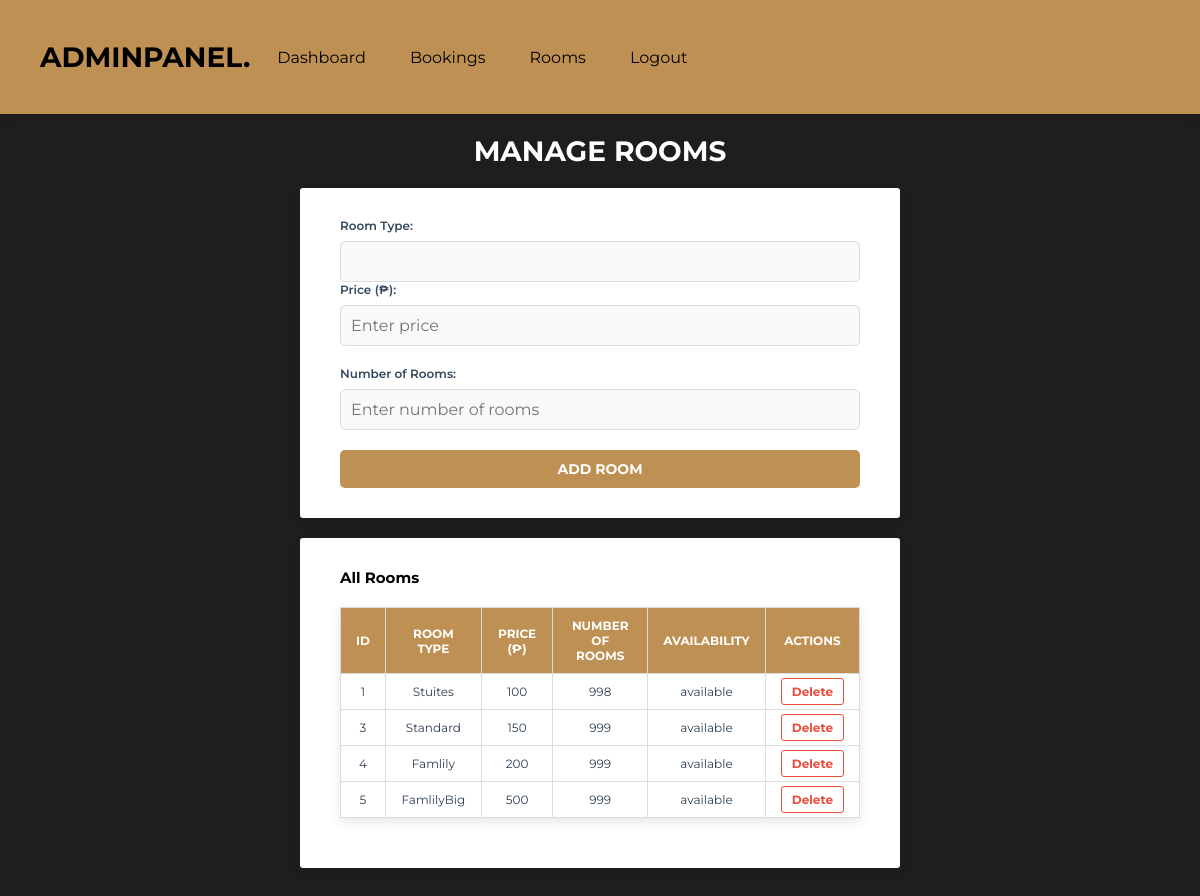
The page /add_room.php on the database as committed earlier.
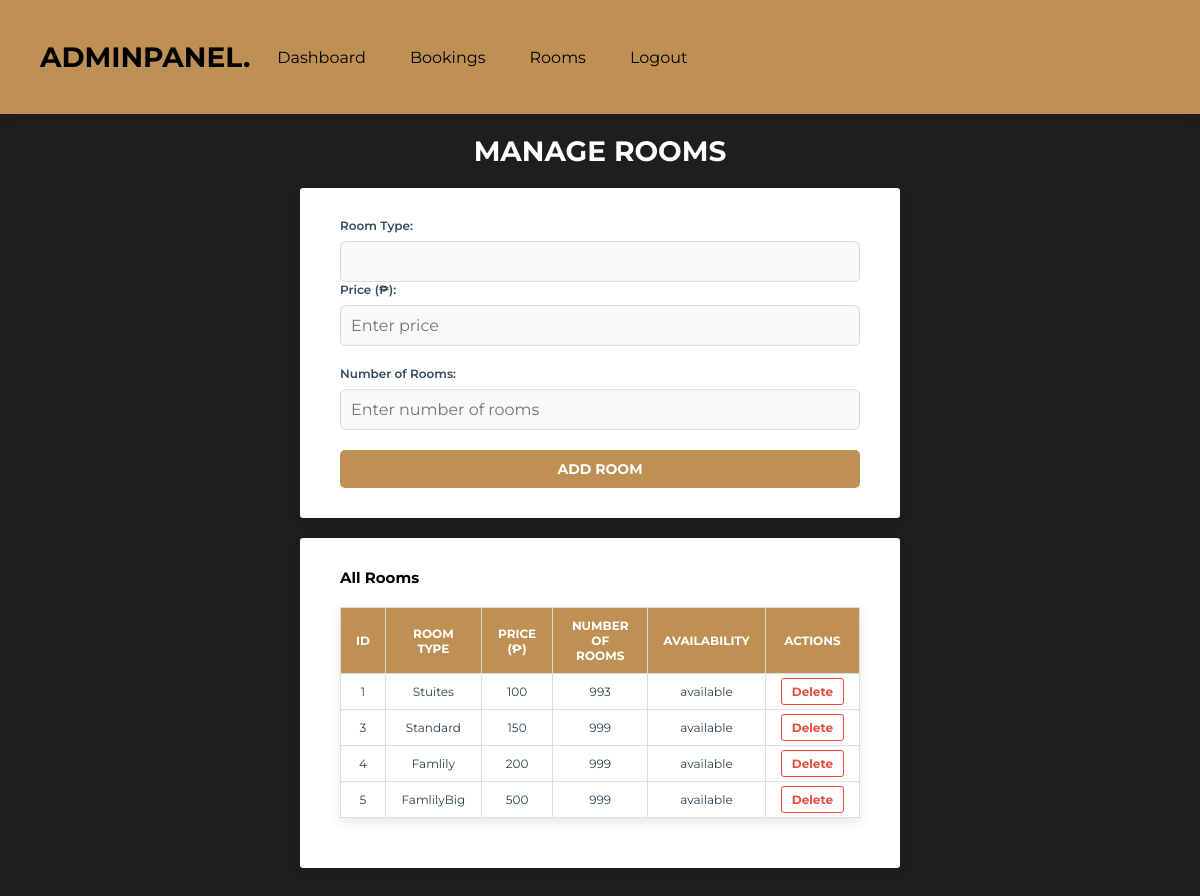
The same page on the database as committed later.
### tables this page shows
CREATE TABLE `rooms` (
  `id` int(11) NOT NULL,
  `room_type` varchar(11) NOT NULL,
  `price` int(11) NOT NULL,
  `availability_status` varchar(11) NOT NULL,
  `number_of_rooms` int(11) NOT NULL
);

### add_room.php (the view, shortened to what this page needs)
<?php
include 'components/connect.php';
$sql = "SELECT * FROM rooms";
$result = $conn->query($sql);
?>
<!DOCTYPE html>
<html lang="en">
<head>
   <link rel="stylesheet" href="https://cdnjs.cloudflare.com/ajax/libs/font-awesome/6.2.0/css/all.min.css">
   <link rel="stylesheet" href="css/admin_style.css">
</head>
<body>
<?php include 'admin_header.php'; ?>
<section class="grid1">
    <h1 class="heading1">Manage Rooms</h1>
    <div class="box-container1">
        <form method="post" action="add_room.php">
            <div class="form-group">
                <label for="room_type">Room Type:</label>
                <input type="text" id="room_type" name="room_type" class="input-box1" required>
            </div>
            <div class="form-group1">
                <label for="price">Price (₱):</label>
                <input type="text" id="price" name="price" class="input-box1" min="0" step="50" placeholder="Enter price" required>
            </div>
            <div class="form-group1">
                <label for="number_of_rooms">Number of Rooms:</label>
                <input type="text" id="number_of_rooms" name="number_of_rooms" class="input-box1" min="1" max="50" step="1" placeholder="Enter number of rooms" required>
            </div>
            <button type="submit" class="btn1">Add Room</button>
        </form>
    </div>
    <div class="box-container1">
        <h2>All Rooms</h2>
        <table border="1" class="room-table">
            <thead>
                <tr>
                    <th>ID</th>
                    <th>Room Type</th>
                    <th>Price (₱)</th>
                    <th>Number of Rooms</th>
                    <th>Availability</th>
                    <th>Actions</th>
                </tr>
            </thead>
            <tbody>
                <?php
                if ($result->num_rows > 0) {
                    while ($row = $result->fetch_assoc()) {
                        echo "<tr>
                                <td>{$row['id']}</td>
                                <td>{$row['room_type']}</td>
                                <td>{$row['price']}</td>
                                <td>{$row['number_of_rooms']}</td>
                                <td>{$row['availability_status']}</td>
                                <td>
                                    <a href='add_room.php?delete_id={$row['id']}' class='delete-btn'>Delete</a>
                                </td>
                              </tr>";
                    }
                } else {
                    echo "<tr><td colspan='6'>No rooms available.</td></tr>";
                }
                ?>
            </tbody>
        </table>
    </div>
</section>
</body>
</html>

### admin_header.php (shortened to what this page needs)
<header class="header">
   <section class="flex">
      <a href="dashboard.php" class="logo">AdminPanel.</a>
      <nav class="navbar">
         <a href="dashboard.php">Dashboard</a>
         <a href="admin_bookings.php">Bookings</a>
         <a href="add_room.php">Rooms</a>
         <a href="logout.php" onclick="return confirm('Logout from this website?');">Logout</a>
      </nav>
   </section>
</header>

### css/admin_style.css (style rules this page uses)
:root { --main-color:#bf9053; --sub-color:#000000; --white:#ffffff; --border:.1rem solid rgba(220, 198, 156, .3); --primary-color: #2C2C2C ; --secondary-color: #E8E8E8; --text-dark: #2d3436; --text-light: #636e72; --success-color: #2ecc71; --warning-color: #f1c40f; --danger-color: #e74c3c; }
* { font-family: 'Montserrat', sans-serif; margin: 0; padding: 0; box-sizing: border-box; outline: none; border: none; text-decoration: none; }
body { background-color: #1E1E1E; }
html { font-size: 62.5%; overflow-x: hidden; scroll-behavior: smooth; scroll-padding-top: 2rem; }
section { padding: 3rem 2rem; max-width: 1200px; margin: 0 auto; }
.header { padding: 10px 20px; background-color: var(--main-color); box-shadow: 0 4px 8px rgba(0, 0, 0, 0.1); position: sticky; top: 0; z-index: 1000; display: flex; justify-content: space-between; align-items: center; }
.header .flex { display: flex; align-items: center; gap: 1.5rem; max-width: 1200px; width: 100%; margin: 0 auto; }
.header .logo { font-size: 2.8rem; font-weight: 700; color: var(--sub-color); text-transform: uppercase; }
.header .navbar { display: flex; gap: 2rem; }
.header .navbar a { font-size: 1.6rem; color: var(--sub-color); text-decoration: none; padding: 0.7rem 1.2rem; border-radius: 0.3rem; transition: color 0.3s ease, background-color 0.3s ease; }
.grid1 { display: flex; flex-direction: column; align-items: center; padding: 2rem; max-width: 1200px; margin: 0 auto; }
.heading1 { font-size: 2.8rem; color: #ffffff; margin-bottom: 2rem; text-align: center; font-weight: bold; text-transform: uppercase; }
.box-container1 { background-color: #ffffff; padding: 3rem 4rem; border-radius: 0.3rem; box-shadow: 0 4px 10px rgba(0, 0, 0, 0.1); width: 100%; max-width: 600px; margin-bottom: 2rem; transition: transform 0.3s ease, box-shadow 0.3s ease; }
.form-group1 { margin-bottom: 2rem; }
label { display: block; font-size: 1.2rem; margin-bottom: 0.8rem; color: #34495e; font-weight: 600; }
.input-box1, .range-slider1 { width: 100%; padding: 1rem; font-size: 1.6rem; border: 1px solid #dcdde1; border-radius: 0.5rem; background-color: #f9f9f9; color: #2c3e50; transition: border-color 0.3s ease, background-color 0.3s ease; }
.btn1 { display: block; width: 100%; padding: 1rem; font-size: 1.4rem; color: #ffffff; background-color: #bf9053; border: none; border-radius: 0.5rem; text-transform: uppercase; font-weight: bold; cursor: pointer; transition: background-color 0.3s ease, box-shadow 0.3s ease; }
.room-table { width: 100%; border-collapse: collapse; margin: 2rem 0; font-size: 1.2rem; box-shadow: 0 4px 10px rgba(0, 0, 0, 0.1); }
.room-table th, .room-table td { padding: 1rem 1.5rem; text-align: center; border: 1px solid #dcdde1; }
.room-table th { background-color: #bf9053; color: #ffffff; font-weight: 700; text-transform: uppercase; }
.room-table td { background-color: #ffffff; color: #2c3e50; }
.room-table tr:nth-child(even) { background-color: #f9f9f9; }
.delete-btn { text-decoration: none; color: #e74c3c; font-weight: bold; padding: 0.5rem 1rem; border: 1px solid #e74c3c; border-radius: 0.3rem; transition: background-color 0.3s ease, color 0.3s ease; }

Rows that differ between the two databases and show on the page:
changed rooms "Stuites": number_of_rooms "998" → "993"
